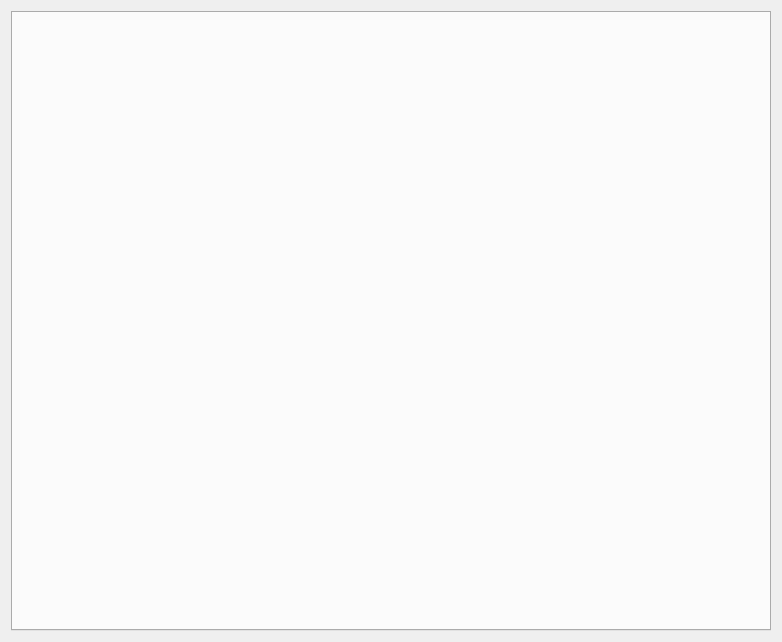
<?xml version="1.0" encoding="UTF-8"?>
<ui version="4.0">
 <class>MuseTalkAvatarTab</class>
 <widget class="QWidget" name="musetalk_tab">
  <attribute name="icon">
   <iconset>
    <normaloff>icons/musetalk.png</normaloff>icons/musetalk.png</iconset>
  </attribute>
  <attribute name="title">
   <string />
  </attribute>
  <attribute name="toolTip">
   <string>MuseTalk</string>
  </attribute>
  <layout class="QVBoxLayout" name="musetalkLayout">
   <item>
    <widget class="QTabWidget" name="musetalk_tabs">
     <property name="minimumSize">
      <size>
       <width>760</width>
       <height>620</height>
      </size>
     </property>
     <property name="maximumSize">
      <size>
       <width>16777215</width>
       <height>1360</height>
      </size>
     </property>
     <property name="tabPosition">
      <enum>QTabWidget::TabPosition::North</enum>
     </property>
    </widget>
   </item>
  </layout>
 </widget>
 <resources />
 <connections />
</ui>
